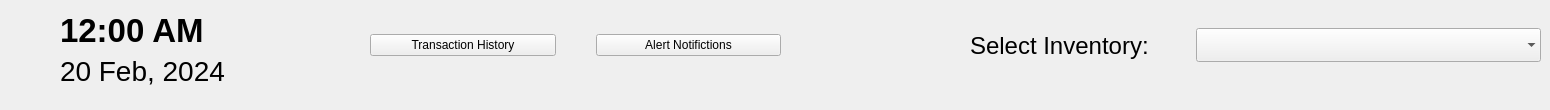
             <widget class="QWidget" name="inventory_header" native="true">
              <property name="minimumSize">
               <size>
                <width>0</width>
                <height>90</height>
               </size>
              </property>
              <widget class="QWidget" name="layoutWidget">
               <property name="geometry">
                <rect>
                 <x>60</x>
                 <y>0</y>
                 <width>181</width>
                 <height>101</height>
                </rect>
               </property>
               <layout class="QVBoxLayout" name="verticalLayout_6">
                <property name="spacing">
                 <number>0</number>
                </property>
                <property name="topMargin">
                 <number>10</number>
                </property>
                <property name="bottomMargin">
                 <number>10</number>
                </property>
                <item>
                 <widget class="QLabel" name="time_label">
                  <property name="font">
                   <font>
                    <pointsize>25</pointsize>
                    <bold>true</bold>
                   </font>
                  </property>
                  <property name="text">
                   <string>12:00 AM</string>
                  </property>
                  <property name="alignment">
                   <set>Qt::AlignmentFlag::AlignLeading|Qt::AlignmentFlag::AlignLeft|Qt::AlignmentFlag::AlignVCenter</set>
                  </property>
                 </widget>
                </item>
                <item>
                 <widget class="QLabel" name="date_label">
                  <property name="font">
                   <font>
                    <pointsize>21</pointsize>
                    <italic>false</italic>
                    <fontweight>Light</fontweight>
                   </font>
                  </property>
                  <property name="text">
                   <string>20 Feb, 2024</string>
                  </property>
                  <property name="textFormat">
                   <enum>Qt::TextFormat::AutoText</enum>
                  </property>
                  <property name="alignment">
                   <set>Qt::AlignmentFlag::AlignLeading|Qt::AlignmentFlag::AlignLeft|Qt::AlignmentFlag::AlignVCenter</set>
                  </property>
                 </widget>
                </item>
               </layout>
              </widget>
              <widget class="QWidget" name="layoutWidget">
               <property name="geometry">
                <rect>
                 <x>370</x>
                 <y>0</y>
                 <width>411</width>
                 <height>91</height>
                </rect>
               </property>
               <layout class="QHBoxLayout" name="horizontalLayout_7">
                <property name="spacing">
                 <number>40</number>
                </property>
                <item>
                 <widget class="QPushButton" name="transaction_history_button">
                  <property name="cursor">
                   <cursorShape>PointingHandCursor</cursorShape>
                  </property>
                  <property name="text">
                   <string>Transaction History</string>
                  </property>
                 </widget>
                </item>
                <item>
                 <widget class="QPushButton" name="alerts_button">
                  <property name="cursor">
                   <cursorShape>PointingHandCursor</cursorShape>
                  </property>
                  <property name="text">
                   <string>Alert Notifictions</string>
                  </property>
                 </widget>
                </item>
               </layout>
              </widget>
              <widget class="QWidget" name="layoutWidget">
               <property name="geometry">
                <rect>
                 <x>970</x>
                 <y>0</y>
                 <width>571</width>
                 <height>91</height>
                </rect>
               </property>
               <layout class="QHBoxLayout" name="horizontalLayout_8">
                <property name="spacing">
                 <number>40</number>
                </property>
                <item>
                 <widget class="QLabel" name="label_3">
                  <property name="font">
                   <font>
                    <pointsize>18</pointsize>
                    <fontweight>Light</fontweight>
                   </font>
                  </property>
                  <property name="text">
                   <string>Select Inventory: </string>
                  </property>
                 </widget>
                </item>
                <item>
                 <widget class="QComboBox" name="inventory_type_input">
                  <property name="sizePolicy">
                   <sizepolicy hsizetype="Expanding" vsizetype="Fixed">
                    <horstretch>0</horstretch>
                    <verstretch>0</verstretch>
                   </sizepolicy>
                  </property>
                  <property name="minimumSize">
                   <size>
                    <width>0</width>
                    <height>30</height>
                   </size>
                  </property>
                  <property name="font">
                   <font>
                    <pointsize>18</pointsize>
                   </font>
                  </property>
                  <property name="cursor">
                   <cursorShape>PointingHandCursor</cursorShape>
                  </property>
                  <property name="currentText">
                   <string/>
                  </property>
                  <property name="currentIndex">
                   <number>-1</number>
                  </property>
                  <property name="insertPolicy">
                   <enum>QComboBox::InsertPolicy::InsertAtBottom</enum>
                  </property>
                  <property name="sizeAdjustPolicy">
                   <enum>QComboBox::SizeAdjustPolicy::AdjustToContents</enum>
                  </property>
                  <property name="iconSize">
                   <size>
                    <width>16</width>
                    <height>16</height>
                   </size>
                  </property>
                  <property name="placeholderText">
                   <string>      -- Select an option --</string>
                  </property>
                  <property name="frame">
                   <bool>false</bool>
                  </property>
                  <item>
                   <property name="text">
                    <string>Glassware</string>
                   </property>
                  </item>
                  <item>
                   <property name="text">
                    <string>Equipments</string>
                   </property>
                  </item>
                  <item>
                   <property name="text">
                    <string>Chemicals</string>
                   </property>
                  </item>
                 </widget>
                </item>
               </layout>
              </widget>
             </widget>
